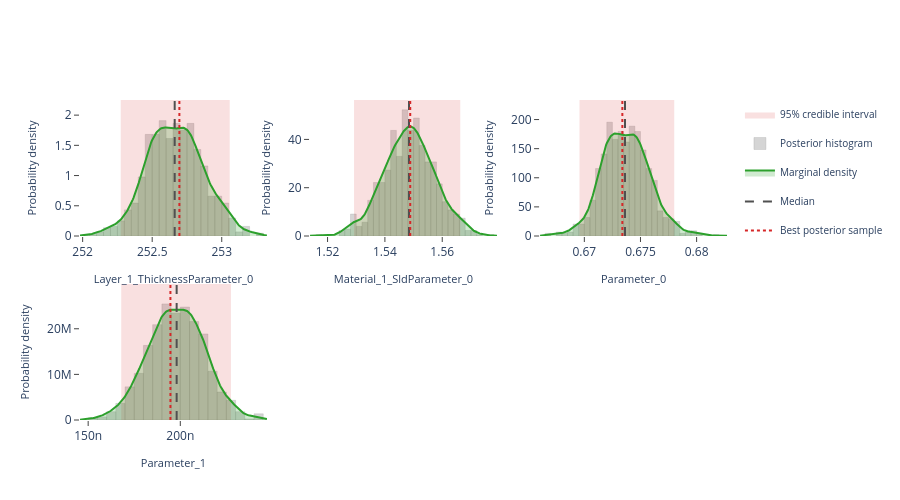

Notebook source saved alongside this figure:
### Markdown cell above
## Interactive posterior plots

The next three cells render the same Plotly figures that are shown on the
Bayesian Posterior tab of the EasyReflectometryApp:

* **Marginals** — per-parameter distribution: histogram + smooth KDE marginal,
  shaded 95% credible interval, and median / best-sample lines
  (`plot_distribution` or `posterior.distribution()`)
* **Corner plot** — pairwise marginals + 2-D contours + scatter (`plot_corner`)
* **Traces** — per-chain trace + marginal histogram (`plot_trace`)

The standalone helpers are called with ``return_figure=True`` so they return a
Plotly ``Figure`` that we render in the notebook with ``fig.show()``; the
``PosteriorResults`` methods return the figure directly.

### Code cell
# ---- Marginal posterior distributions ---------------------------------------
# One panel per free parameter, each overlaying the posterior histogram, a
# smooth Gaussian-KDE marginal, the shaded 95% credible interval, and the
# median / best-sample reference lines.  Mirrors the "Marginals" sub-tab in
# the EasyReflectometryApp.

# The PosteriorResults method passes ``logp`` through automatically so the
# best posterior sample (MAP) line is drawn:
fig = posterior.distribution()
fig.show()

# Standalone equivalent (pass ``logp`` to get the best-sample line):
# fig = plot_distribution(
#     posterior.draws,
#     posterior.param_names,
#     logp=posterior.logp,
#     return_figure=True,
# )
# fig.show()

### Figure 1 — Plotly figure (JSON) as saved in the notebook; plotly's stock layout.template omitted (floating-point values rounded to 4 significant figures; data arrays with more than 128 entries replaced by an {"elided": "..."} marker saying what was removed)
{"data": [{"fill": "toself", "fillcolor": "rgba(214, 39, 40, 0.14)", "hoverinfo": "skip", "legendgroup": "95% credible interval", "line": {"color": "rgba(214, 39, 40, 0.14)", "width": 0}, "mode": "lines", "name": "95% credible interval", "showlegend": true, "type": "scatter", "x": [252.3, 253.1, 253.1, 252.3, 252.3], "xaxis": "x", "y": [0.0, 0.0, 2.25, 2.25, 0.0], "yaxis": "y"}, {"histnorm": "probability density", "hovertemplate": "sample=%{x:.4f}<br>density: %{y:.2f}<extra></extra>", "legendgroup": "histogram", "marker": {"color": "rgba(120, 120, 120, 0.38)", "line": {"color": "rgba(120, 120, 120, 0.24)", "width": 1}}, "name": "Posterior histogram", "nbinsx": 40, "opacity": 0.82, "showlegend": true, "type": "histogram", "x": {"elided": "880 float values"}, "xaxis": "x", "yaxis": "y"}, {"fill": "tozeroy", "fillcolor": "rgba(44, 160, 44, 0.22)", "hovertemplate": "Layer_1_ThicknessParameter_0: %{x:.4f}<br>density: %{y:.4f}<extra></extra>", "legendgroup": "marginal", "line": {"color": "rgb(44, 160, 44)", "width": 2}, "mode": "lines", "name": "Marginal density", "showlegend": true, "type": "scatter", "x": {"elided": "256 float values"}, "xaxis": "x", "y": {"elided": "256 float values"}, "yaxis": "y"}, {"hovertemplate": "Median: %{x:.4f}<extra></extra>", "legendgroup": "Median", "line": {"color": "rgb(80, 80, 80)", "dash": "dash", "width": 2}, "mode": "lines", "name": "Median", "showlegend": true, "type": "scatter", "x": [252.7, 252.7], "xaxis": "x", "y": [0.0, 2.25], "yaxis": "y"}, {"hovertemplate": "Best posterior sample: %{x:.4f}<extra></extra>", "legendgroup": "Best posterior sample", "line": {"color": "rgb(214, 39, 40)", "dash": "dot", "width": 2}, "mode": "lines", "name": "Best posterior sample", "showlegend": true, "type": "scatter", "x": [252.7, 252.7], "xaxis": "x", "y": [0.0, 2.25], "yaxis": "y"}, {"fill": "toself", "fillcolor": "rgba(214, 39, 40, 0.14)", "hoverinfo": "skip", "legendgroup": "95% credible interval", "line": {"color": "rgba(214, 39, 40, 0.14)", "width": 0}, "mode": "lines", "name": "95% credible interval", "showlegend": false, "type": "scatter", "x": [1.529, 1.566, 1.566, 1.529, 1.529], "xaxis": "x2", "y": [0.0, 0.0, 56.32, 56.32, 0.0], "yaxis": "y2"}, {"histnorm": "probability density", "hovertemplate": "sample=%{x:.4f}<br>density: %{y:.2f}<extra></extra>", "legendgroup": "histogram", "marker": {"color": "rgba(120, 120, 120, 0.38)", "line": {"color": "rgba(120, 120, 120, 0.24)", "width": 1}}, "name": "Posterior histogram", "nbinsx": 40, "opacity": 0.82, "showlegend": false, "type": "histogram", "x": {"elided": "880 float values"}, "xaxis": "x2", "yaxis": "y2"}, {"fill": "tozeroy", "fillcolor": "rgba(44, 160, 44, 0.22)", "hovertemplate": "Material_1_SldParameter_0: %{x:.4f}<br>density: %{y:.4f}<extra></extra>", "legendgroup": "marginal", "line": {"color": "rgb(44, 160, 44)", "width": 2}, "mode": "lines", "name": "Marginal density", "showlegend": false, "type": "scatter", "x": {"elided": "256 float values"}, "xaxis": "x2", "y": {"elided": "256 float values"}, "yaxis": "y2"}, {"hovertemplate": "Median: %{x:.4f}<extra></extra>", "legendgroup": "Median", "line": {"color": "rgb(80, 80, 80)", "dash": "dash", "width": 2}, "mode": "lines", "name": "Median", "showlegend": false, "type": "scatter", "x": [1.548, 1.548], "xaxis": "x2", "y": [0.0, 56.32], "yaxis": "y2"}, {"hovertemplate": "Best posterior sample: %{x:.4f}<extra></extra>", "legendgroup": "Best posterior sample", "line": {"color": "rgb(214, 39, 40)", "dash": "dot", "width": 2}, "mode": "lines", "name": "Best posterior sample", "showlegend": false, "type": "scatter", "x": [1.549, 1.549], "xaxis": "x2", "y": [0.0, 56.32], "yaxis": "y2"}, {"fill": "toself", "fillcolor": "rgba(214, 39, 40, 0.14)", "hoverinfo": "skip", "legendgroup": "95% credible interval", "line": {"color": "rgba(214, 39, 40, 0.14)", "width": 0}, "mode": "lines", "name": "95% credible interval", "showlegend": false, "type": "scatter", "x": [0.6696, 0.678, 0.678, 0.6696, 0.6696], "xaxis": "x3", "y": [0.0, 0.0, 233.6, 233.6, 0.0], "yaxis": "y3"}, {"histnorm": "probability density", "hovertemplate": "sample=%{x:.4f}<br>density: %{y:.2f}<extra></extra>", "legendgroup": "histogram", "marker": {"color": "rgba(120, 120, 120, 0.38)", "line": {"color": "rgba(120, 120, 120, 0.24)", "width": 1}}, "name": "Posterior histogram", "nbinsx": 40, "opacity": 0.82, "showlegend": false, "type": "histogram", "x": {"elided": "880 float values"}, "xaxis": "x3", "yaxis": "y3"}, {"fill": "tozeroy", "fillcolor": "rgba(44, 160, 44, 0.22)", "hovertemplate": "Parameter_0: %{x:.4f}<br>density: %{y:.4f}<extra></extra>", "legendgroup": "marginal", "line": {"color": "rgb(44, 160, 44)", "width": 2}, "mode": "lines", "name": "Marginal density", "showlegend": false, "type": "scatter", "x": {"elided": "256 float values"}, "xaxis": "x3", "y": {"elided": "256 float values"}, "yaxis": "y3"}, {"hovertemplate": "Median: %{x:.4f}<extra></extra>", "legendgroup": "Median", "line": {"color": "rgb(80, 80, 80)", "dash": "dash", "width": 2}, "mode": "lines", "name": "Median", "showlegend": false, "type": "scatter", "x": [0.6736, 0.6736], "xaxis": "x3", "y": [0.0, 233.6], "yaxis": "y3"}, {"hovertemplate": "Best posterior sample: %{x:.4f}<extra></extra>", "legendgroup": "Best posterior sample", "line": {"color": "rgb(214, 39, 40)", "dash": "dot", "width": 2}, "mode": "lines", "name": "Best posterior sample", "showlegend": false, "type": "scatter", "x": [0.6734, 0.6734], "xaxis": "x3", "y": [0.0, 233.6], "yaxis": "y3"}, {"fill": "toself", "fillcolor": "rgba(214, 39, 40, 0.14)", "hoverinfo": "skip", "legendgroup": "95% credible interval", "line": {"color": "rgba(214, 39, 40, 0.14)", "width": 0}, "mode": "lines", "name": "95% credible interval", "showlegend": false, "type": "scatter", "x": [1.679e-07, 2.275e-07, 2.275e-07, 1.679e-07, 1.679e-07], "xaxis": "x4", "y": [0.0, 0.0, 29820000.0, 29820000.0, 0.0], "yaxis": "y4"}, {"histnorm": "probability density", "hovertemplate": "sample=%{x:.4f}<br>density: %{y:.2f}<extra></extra>", "legendgroup": "histogram", "marker": {"color": "rgba(120, 120, 120, 0.38)", "line": {"color": "rgba(120, 120, 120, 0.24)", "width": 1}}, "name": "Posterior histogram", "nbinsx": 40, "opacity": 0.82, "showlegend": false, "type": "histogram", "x": {"elided": "880 float values"}, "xaxis": "x4", "yaxis": "y4"}, {"fill": "tozeroy", "fillcolor": "rgba(44, 160, 44, 0.22)", "hovertemplate": "Parameter_1: %{x:.4f}<br>density: %{y:.4f}<extra></extra>", "legendgroup": "marginal", "line": {"color": "rgb(44, 160, 44)", "width": 2}, "mode": "lines", "name": "Marginal density", "showlegend": false, "type": "scatter", "x": {"elided": "256 float values"}, "xaxis": "x4", "y": {"elided": "256 float values"}, "yaxis": "y4"}, {"hovertemplate": "Median: %{x:.4f}<extra></extra>", "legendgroup": "Median", "line": {"color": "rgb(80, 80, 80)", "dash": "dash", "width": 2}, "mode": "lines", "name": "Median", "showlegend": false, "type": "scatter", "x": [1.98e-07, 1.98e-07], "xaxis": "x4", "y": [0.0, 29820000.0], "yaxis": "y4"}, {"hovertemplate": "Best posterior sample: %{x:.4f}<extra></extra>", "legendgroup": "Best posterior sample", "line": {"color": "rgb(214, 39, 40)", "dash": "dot", "width": 2}, "mode": "lines", "name": "Best posterior sample", "showlegend": false, "type": "scatter", "x": [1.946e-07, 1.946e-07], "xaxis": "x4", "y": [0.0, 29820000.0], "yaxis": "y4"}], "layout": {"barmode": "overlay", "height": 500, "legend": {"font": {"size": 10}}, "plot_bgcolor": "white", "showlegend": true, "xaxis": {"anchor": "y", "domain": [0.0, 0.2889], "range": [252.0, 253.3], "showgrid": false, "ticks": "outside", "title": {"font": {"size": 11}, "text": "Layer_1_ThicknessParameter_0"}, "zeroline": false}, "xaxis2": {"anchor": "y2", "domain": [0.3556, 0.6444], "range": [1.514, 1.579], "showgrid": false, "ticks": "outside", "title": {"font": {"size": 11}, "text": "Material_1_SldParameter_0"}, "zeroline": false}, "xaxis3": {"anchor": "y3", "domain": [0.7111, 1.0], "range": [0.6661, 0.6827], "showgrid": false, "ticks": "outside", "title": {"font": {"size": 11}, "text": "Parameter_0"}, "zeroline": false}, "xaxis4": {"anchor": "y4", "domain": [0.0, 0.2889], "range": [1.456e-07, 2.47e-07], "showgrid": false, "ticks": "outside", "title": {"font": {"size": 11}, "text": "Parameter_1"}, "zeroline": false}, "xaxis5": {"anchor": "y5", "domain": [0.3556, 0.6444], "showgrid": false, "ticks": "outside", "zeroline": false}, "xaxis6": {"anchor": "y6", "domain": [0.7111, 1.0], "showgrid": false, "ticks": "outside", "zeroline": false}, "yaxis": {"anchor": "x", "domain": [0.575, 1.0], "range": [0.0, 2.25], "showgrid": false, "ticks": "outside", "title": {"font": {"size": 11}, "text": "Probability density"}, "zeroline": false}, "yaxis2": {"anchor": "x2", "domain": [0.575, 1.0], "range": [0.0, 56.32], "showgrid": false, "ticks": "outside", "title": {"font": {"size": 11}, "text": "Probability density"}, "zeroline": false}, "yaxis3": {"anchor": "x3", "domain": [0.575, 1.0], "range": [0.0, 233.6], "showgrid": false, "ticks": "outside", "title": {"font": {"size": 11}, "text": "Probability density"}, "zeroline": false}, "yaxis4": {"anchor": "x4", "domain": [0.0, 0.425], "range": [0.0, 29820000.0], "showgrid": false, "ticks": "outside", "title": {"font": {"size": 11}, "text": "Probability density"}, "zeroline": false}, "yaxis5": {"anchor": "x5", "domain": [0.0, 0.425], "showgrid": false, "ticks": "outside", "zeroline": false}, "yaxis6": {"anchor": "x6", "domain": [0.0, 0.425], "showgrid": false, "ticks": "outside", "zeroline": false}}}
